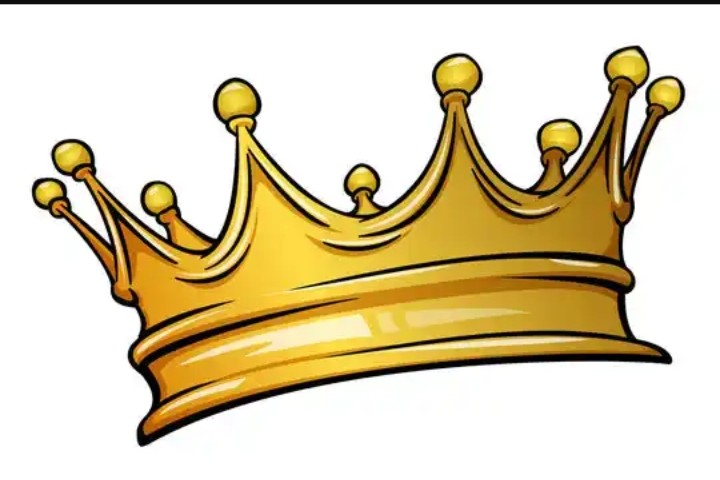
//> input picture Resources/crown.jpg, 720 x 480 px
$ ./Chapter3   (built with g++ and OpenCV 4)
//> lines starting //> are read from the running program, lines starting //| are printed output that depends on the picture
#include <opencv2/highgui.hpp>
#include <opencv2/imgcodecs.hpp>
#include <opencv2/imgproc.hpp>
#include <iostream>

using namespace std;
using namespace cv;

///////// Resizing and croping an image

int main()
{
	string path = "Resources/crown.jpg";
	Mat img, imgRes, imgCrop;
	img = imread(path);
//> img is the input picture: 480 rows x 720 cols, CV_8UC3; mean B, G, R 178.8, 209.5, 222
	// Resizing images
	resize(img, imgRes, Size(640, 220));// Its a terrible outcome image btw!!!
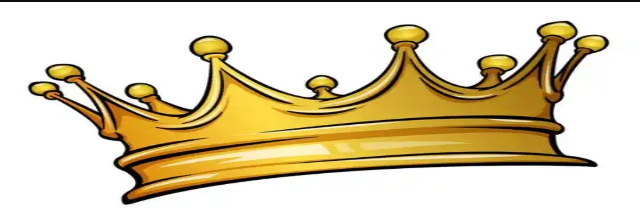
//> imgRes: 220 rows x 640 cols, CV_8UC3; mean B, G, R 178.7, 209.5, 221.9
	resize(img, imgRes, Size(),0.5,0.5);// Resizing the image by half. Now thats a nice scale.
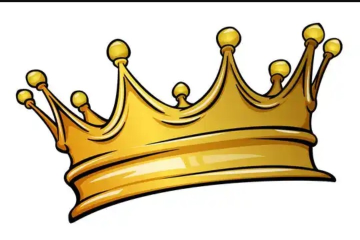
//> imgRes: 240 rows x 360 cols, CV_8UC3; mean B, G, R 178.8, 209.6, 222
	//[720 x 480]
	//cout << img.size() << "\n\n\n";

	// Croping images
	// The croped part of an image in opencv is called and roi(Region Of Intrest)
	Rect ROI(100, 100, 300, 250); // Defining the roi(The points and the dimensions)
	imgCrop = img(ROI);
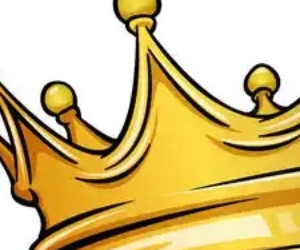
//> imgCrop: 250 rows x 300 cols, CV_8UC3; mean B, G, R 132.1, 191.3, 213.8

	imshow("Image", img);
	//imshow("Image", imgRes);
	imshow("ImageCrop", imgCrop);
	waitKey(0);
	return 0;
}
